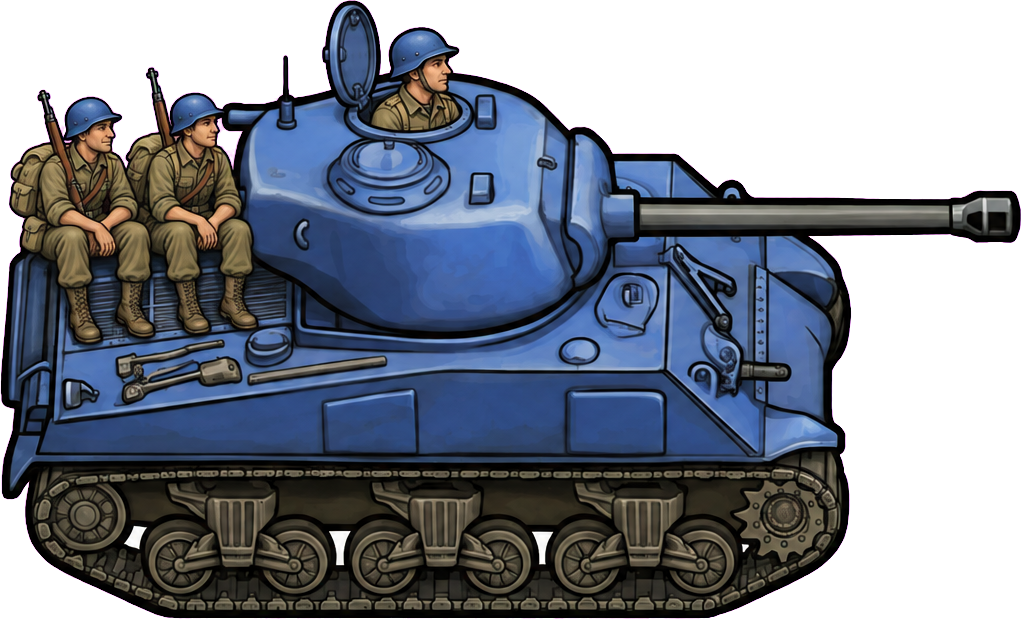
#> input picture art/codex/columns/armor-edit-1/src/arm-edit-a.png, 1021 x 619 px; its folder holds only this picture in this run
$ python recolour.py ../../columns/armor-edit-1/src/arm-edit-a.png --out out.png
#> lines starting #> are read from the running program, lines starting #| are printed output that depends on the picture
"""Gentle global colour correction of a ground source toward the concept grass anchors.

Per pixel in HSV: H += hue_shift_deg, S *= sat_scale, V *= val_scale (clipped). The
same three numbers apply to every pixel, so grain contrast is kept (scaled by val_scale)
and nothing local changes. `--auto` derives the three numbers from the source's median
H/S/V and the targets, then multiplies each correction by `--strength` (1.0 = land on
the target medians).

Usage:
  python3 recolour.py <src.png> --out <dst.png> --auto [--strength 1.0]
  python3 recolour.py <src.png> --out <dst.png> --hue-shift 2.0 --sat-scale 0.86 --val-scale 1.04
"""

from __future__ import annotations

import argparse
import json
import sys
from pathlib import Path

import numpy as np
from PIL import Image

sys.path.insert(0, str(Path(__file__).resolve().parents[4] / "scripts" / "tile-foundry"))
from cut import rgb_to_hsv  # noqa: E402

# Concept clean open grass, median of 7 clean 64x64 boxes (scale_study.py).
TARGET_H, TARGET_S, TARGET_V = 61.1, 0.558, 0.408


def hsv_to_rgb(h: np.ndarray, s: np.ndarray, v: np.ndarray) -> np.ndarray:
    """Vectorized inverse of cut.rgb_to_hsv: H in degrees, S/V in 0..1 -> float RGB 0..1."""
    h6 = (h % 360.0) / 60.0
    i = np.floor(h6).astype(int) % 6
    f = h6 - np.floor(h6)
    p, q, t = v * (1 - s), v * (1 - s * f), v * (1 - s * (1 - f))
    r = np.choose(i, [v, q, p, p, t, v])
    g = np.choose(i, [t, v, v, q, p, p])
    b = np.choose(i, [p, p, t, v, v, q])
    return np.stack([r, g, b], axis=-1)


def auto_params(rgb: np.ndarray, strength: float) -> dict[str, float]:
    h, s, v = rgb_to_hsv(rgb / 255.0)
    hm, sm, vm = float(np.median(h)), float(np.median(s)), float(np.median(v))
    return {
        "hue_shift_deg": round((TARGET_H - hm) * strength, 2),
        "sat_scale": round(1 + (TARGET_S / sm - 1) * strength, 4),
        "val_scale": round(1 + (TARGET_V / vm - 1) * strength, 4),
    }


def apply(rgb: np.ndarray, params: dict[str, float]) -> np.ndarray:
    h, s, v = rgb_to_hsv(rgb / 255.0)
    h = h + params["hue_shift_deg"]
    s = np.clip(s * params["sat_scale"], 0, 1)
    v = np.clip(v * params["val_scale"], 0, 1)
    return np.clip(np.round(hsv_to_rgb(h, s, v) * 255), 0, 255).astype(np.uint8)


def main() -> None:
    ap = argparse.ArgumentParser()
    ap.add_argument("src")
    ap.add_argument("--out", required=True)
    ap.add_argument("--auto", action="store_true")
    ap.add_argument("--strength", type=float, default=1.0)
    ap.add_argument("--hue-shift", type=float, default=0.0)
    ap.add_argument("--sat-scale", type=float, default=1.0)
    ap.add_argument("--val-scale", type=float, default=1.0)
    args = ap.parse_args()
    rgb = np.asarray(Image.open(args.src).convert("RGB"), dtype=np.float64)
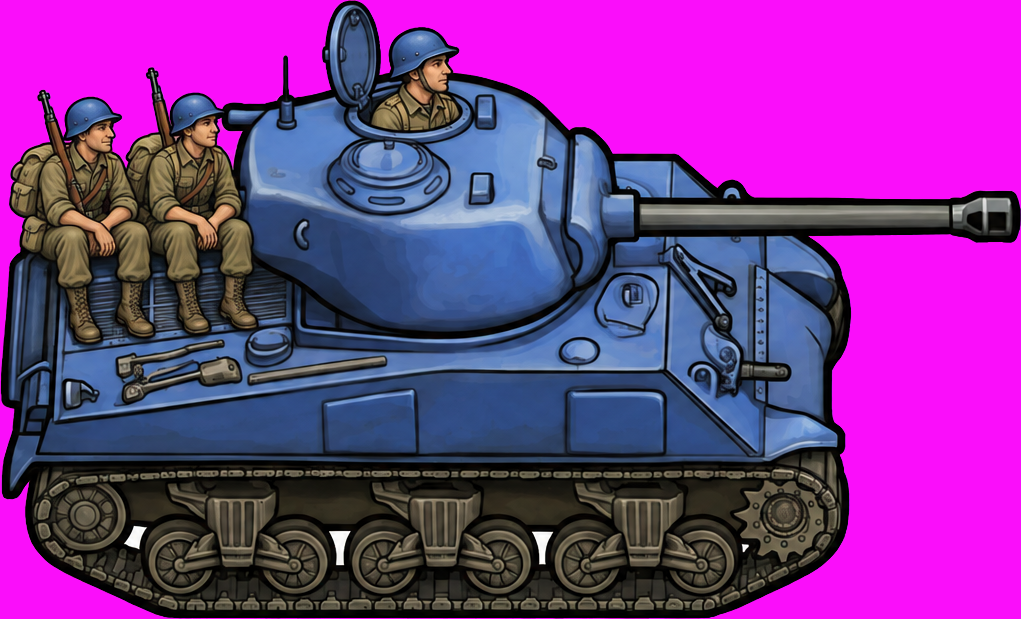
#> rgb: shape (619, 1021, 3) float64; mean R, G, B 125.9, 51.3, 143.6
    if args.auto:
        params = auto_params(rgb, args.strength)
    else:
        params = {"hue_shift_deg": args.hue_shift, "sat_scale": args.sat_scale, "val_scale": args.val_scale}
    Image.fromarray(apply(rgb, params)).save(args.out)
#> (the call stopped at in apply, `h, s, v = rgb_to_hsv(rgb / 255.0)`: cut is not available in this run)
    print(json.dumps(params))


if __name__ == "__main__":
    main()
